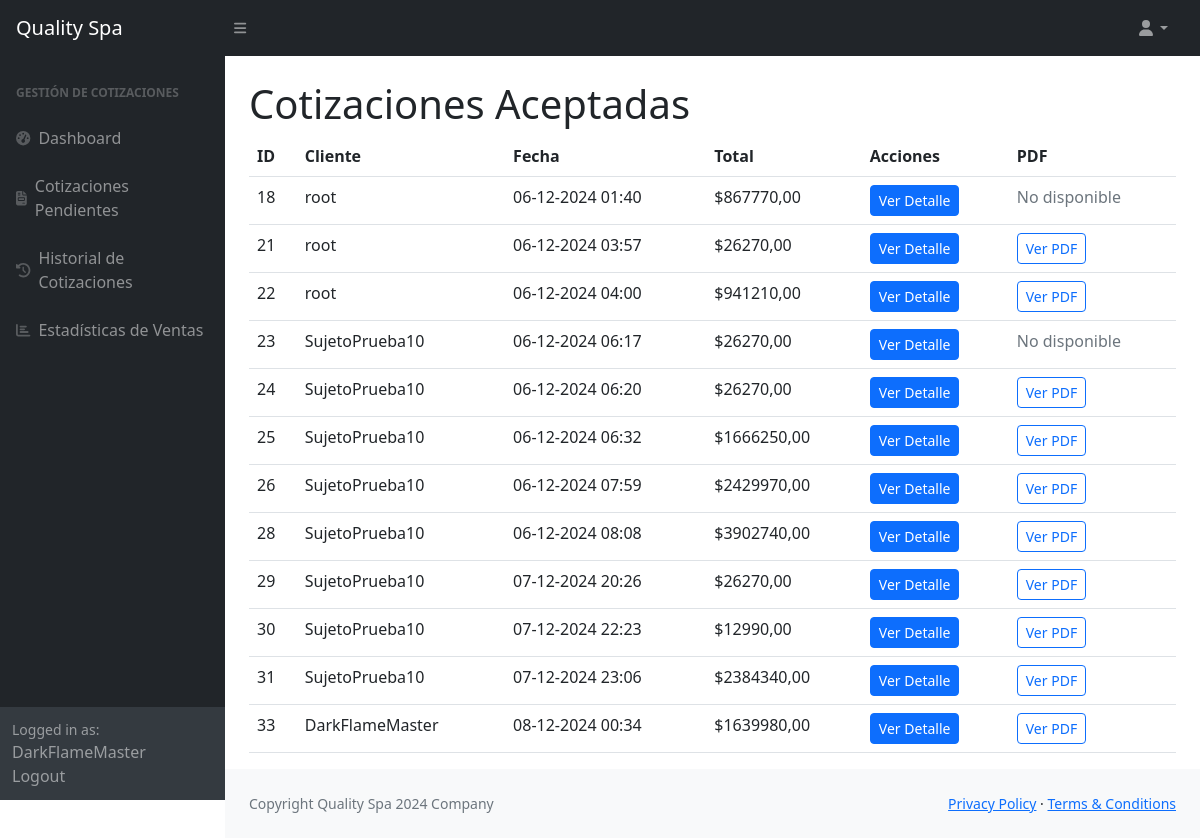
Page /cotizaciones/resueltas/ (signed in) on the committed database.
### Tienda/models.py (models this page shows, shortened)
class Cotizacion(models.Model):
    usuario = models.ForeignKey(User, on_delete=models.CASCADE)
    total = models.DecimalField(
        max_digits=10,
        decimal_places=2,
        validators=[MinValueValidator(1)],  # Valida que el total sea al menos 1
        verbose_name="Total"
    )
    cantidad_productos = models.IntegerField(
        validators=[MinValueValidator(1)],  # Valida que la cantidad de productos sea al menos 1
        verbose_name="Cantidad de Productos"
    )
    cotizacion_id = models.CharField(max_length=100, unique=True)
    fecha_creacion = models.DateTimeField(auto_now_add=True)
    productos_json = models.TextField(blank=True, null=True)
    pdf_file = models.FileField(upload_to='cotizaciones_pdfs/', null=True, blank=True)
    estado = models.CharField(
        max_length=20,
        choices=[
            ('pendiente', 'Pendiente'),
            ('aceptada', 'Aceptada'),
            ('rechazada', 'Rechazada'),
        ],
        default='pendiente',
    )
    cliente_nombre = models.CharField(max_length=50, blank=True, null=True)
    cliente_apellido = models.CharField(max_length=50, blank=True, null=True)
    cliente_telefono = models.CharField(max_length=15, blank=True, null=True)

### trabajadores/views.py (the view)
# urls.py: path('cotizaciones/resueltas/', viewsTrabajadores.cotizaciones_resueltas, name='cotizaciones_resueltas'),
@login_required
def cotizaciones_resueltas(request):
    cotizaciones = Cotizacion.objects.filter(estado='aceptada')
    context = {'cotizaciones': cotizaciones}
    return render(request, 'trabajadores/vendedor/cotizaciones_aceptadas.html', context)

### trabajadores/templates/trabajadores/vendedor/cotizaciones_aceptadas.html
{% extends 'trabajadores/base_trabajadores.html' %}
{% block dashboard %}
<a class="navbar-brand ps-3" href="{% url 'dashboard_vendedor' %}">Quality Spa</a>
{% endblock %}
{% block sidebar %}
<div id="layoutSidenav_nav">
    <nav class="sb-sidenav accordion sb-sidenav-dark" id="sidenavAccordion">
        <div class="sb-sidenav-menu">
            <div class="nav">
                <div class="sb-sidenav-menu-heading">Gestión de Cotizaciones</div>
                <a class="nav-link" href="{% url 'dashboard_vendedor' %}">
                    <div class="sb-nav-link-icon"><i class="fas fa-tachometer-alt"></i></div>
                    Dashboard
                </a>
                <a class="nav-link" href="{% url 'revisar_cotizaciones' %}">
                    <div class="sb-nav-link-icon"><i class="fas fa-file-invoice"></i></div>
                    Cotizaciones Pendientes
                </a>
                <a class="nav-link" href="{% url 'historial_cotizaciones' %}">
                    <div class="sb-nav-link-icon"><i class="fas fa-history"></i></div>
                    Historial de Cotizaciones
                </a>
                <a class="nav-link" href="{% url 'estadisticas_ventas' %}">
                    <div class="sb-nav-link-icon"><i class="fas fa-chart-bar"></i></div>
                    Estadísticas de Ventas
                </a>
            </div>
        </div>
        <div class="sb-sidenav-footer">
            <div class="small">Logged in as:</div>
            {{ user.username }}
            <a href="{% url 'vendedor_logout' %}" class="dropdown-item">Logout</a>
        </div>
    </nav>
</div>
{% endblock %}
{% block title %}
<h1 class="mt-4">Cotizaciones Aceptadas</h1>
{% endblock %}
{% block content1 %}
    <table class="table">
        <thead>
            <tr>
                <th>ID</th>
                <th>Cliente</th>
                <th>Fecha</th>
                <th>Total</th>
                <th>Acciones</th>
                <th>PDF</th>
            </tr>
        </thead>
        <tbody>
            {% for cotizacion in cotizaciones %}
            <tr>
                <td>{{ cotizacion.id }}</td>
                <td>{{ cotizacion.usuario.username }}</td>
                <td>{{ cotizacion.fecha_creacion|date:"d-m-Y H:i" }}</td>
                <td>${{ cotizacion.total }}</td>
                <td><a href="{% url 'detalle_cotizacion' cotizacion.id %}" class="btn btn-primary btn-sm">Ver Detalle</a></td>
                <td>
                    {% if cotizacion.pdf_file %}
                    <a href="{{ cotizacion.pdf_file.url }}" class="btn btn-outline-primary btn-sm" target="_blank">Ver PDF</a>
                    {% else %}
                    <span class="text-muted">No disponible</span>
                    {% endif %}
                </td>
            </tr>
            {% empty %}
            <tr>
                <td colspan="5" class="text-center">No hay cotizaciones aceptadas.</td>
            </tr>
            {% endfor %}
        </tbody>
    </table>
{% endblock %}

### rows in the picture
Cotizacion: id "18", usuario.username "root", fecha_creacion "06-12-2024 01:40", total "867770,00", pdf_file "No disponible"
Cotizacion: id "21", usuario.username "root", fecha_creacion "06-12-2024 03:57", total "26270,00"
Cotizacion: id "22", usuario.username "root", fecha_creacion "06-12-2024 04:00", total "941210,00"
Cotizacion: id "23", usuario.username "SujetoPrueba10", fecha_creacion "06-12-2024 06:17", total "26270,00", pdf_file "No disponible"
Cotizacion: id "24", usuario.username "SujetoPrueba10", fecha_creacion "06-12-2024 06:20", total "26270,00"
Cotizacion: id "25", usuario.username "SujetoPrueba10", fecha_creacion "06-12-2024 06:32", total "1666250,00"
Cotizacion: id "26", usuario.username "SujetoPrueba10", fecha_creacion "06-12-2024 07:59", total "2429970,00"
Cotizacion: id "28", usuario.username "SujetoPrueba10", fecha_creacion "06-12-2024 08:08", total "3902740,00"
Cotizacion: id "29", usuario.username "SujetoPrueba10", fecha_creacion "07-12-2024 20:26", total "26270,00"
Cotizacion: id "30", usuario.username "SujetoPrueba10", fecha_creacion "07-12-2024 22:23", total "12990,00"
Cotizacion: id "31", usuario.username "SujetoPrueba10", fecha_creacion "07-12-2024 23:06", total "2384340,00"
Cotizacion: id "33", usuario.username "DarkFlameMaster", fecha_creacion "08-12-2024 00:34", total "1639980,00"

### other values in the picture
{{ user.username }} "DarkFlameMaster"
